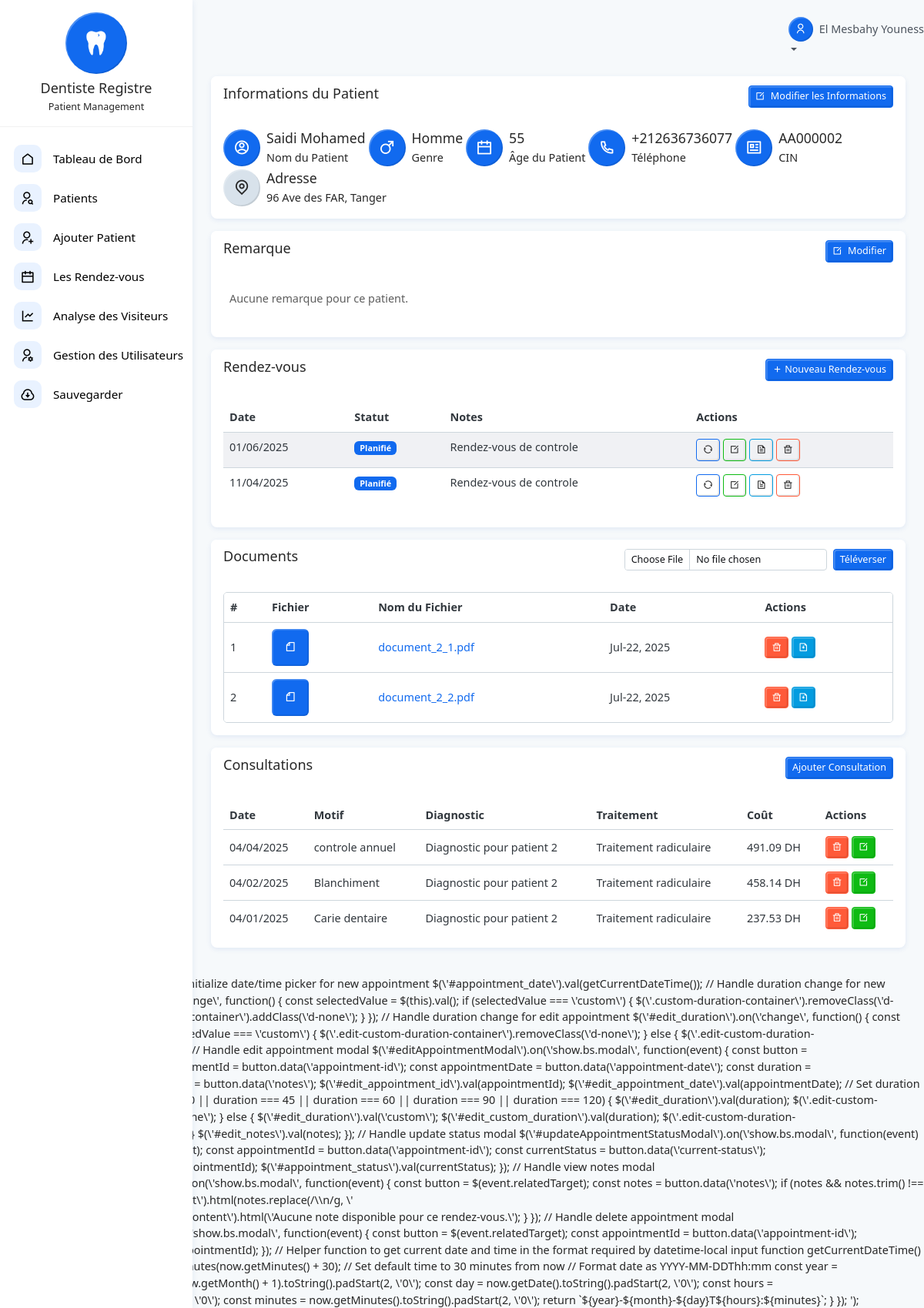
Page /patient-dashboard.php?id=2 (signed in) on the committed database.
### tables this page shows
CREATE TABLE `patients` (
  `id` int(11) NOT NULL,
  `user_id` int(11) DEFAULT NULL,
  `nom` varchar(45) NOT NULL,
  `prenom` varchar(45) NOT NULL,
  `genre` enum('M','F') NOT NULL,
  `cin` varchar(100) NOT NULL COMMENT 'Chiffré',
  `telephone` varchar(20) NOT NULL,
  `date_naissance` date NOT NULL,
  `adresse` text NOT NULL,
  `remarque` text DEFAULT NULL,
  `created_at` datetime DEFAULT current_timestamp()
);

CREATE TABLE `appointments` (
  `id` int(11) NOT NULL AUTO_INCREMENT,
  `patient_id` int(11) NOT NULL,
  `user_id` int(11) NOT NULL,
  `appointment_date` datetime NOT NULL,
  `duration_minutes` int(11) NOT NULL DEFAULT 30,
  `status` enum('scheduled','completed','cancelled','no_show') NOT NULL DEFAULT 'scheduled',
  `notes` text DEFAULT NULL,
  `created_at` datetime DEFAULT current_timestamp(),
  PRIMARY KEY (`id`),
  KEY `patient_id` (`patient_id`),
  KEY `user_id` (`user_id`),
  CONSTRAINT `appointments_ibfk_1` FOREIGN KEY (`patient_id`) REFERENCES `patients` (`id`) ON DELETE CASCADE,
  CONSTRAINT `appointments_ibfk_2` FOREIGN KEY (`user_id`) REFERENCES `users` (`id`) ON DELETE CASCADE
);

CREATE TABLE `patient_documents` (
  `id` int(11) NOT NULL,
  `patient_id` int(11) NOT NULL,
  `file_name` varchar(255) NOT NULL,
  `file_type` varchar(50) NOT NULL,
  `file_path` varchar(255) NOT NULL,
  `uploaded_at` datetime DEFAULT current_timestamp()
);

CREATE TABLE `consultations` (
  `id` int(11) NOT NULL,
  `patient_id` int(11) NOT NULL,
  `date_consultation` datetime NOT NULL,
  `motif` text NOT NULL,
  `diagnostic` text NOT NULL,
  `traitement` text NOT NULL,
  `cout` decimal(10,2) NOT NULL
);

### includes/patient-dashboard/consultations.php (the view, shortened to what the rows shown need)
<div class="row gx-3">
    <div class="col-sm-12">
        <div class="card mb-3">
            <div class="card-body">
                <div class="table-responsive" style="max-height: 300px; overflow-y: auto;">
                    <table class="table align-middle truncate m-0">
                        <thead>
                            <tr>
                                <th>Date</th>
                                <th>Motif</th>
                                <th>Diagnostic</th>
                                <th>Traitement</th>
                                <th>Coût</th>
                                <th>Actions</th>
                            </tr>
                        </thead>
                        <tbody>
                            <?php
                            if (mysqli_num_rows($consultResult) > 0) {
                                while ($consult = mysqli_fetch_assoc($consultResult)) {
                            ?>
                            <tr>
                                <td><?php echo date('d/m/Y', strtotime($consult['date_consultation'])); ?></td>
                                <td><?php echo $consult['motif']; ?></td>
                                <td><?php echo $consult['diagnostic']; ?></td>
                                <td><?php echo $consult['traitement']; ?></td>
                                <td><?php echo number_format($consult['cout'], 2); ?> DH</td>
                                <td>
                                    <div class="d-inline-flex gap-1">
                                        <button class="btn btn-danger btn-sm" data-bs-toggle="modal"
                                            data-bs-target="#deleteConsultationModal" data-consult-id="<?php echo $consult['id']; ?>">
                                            <i class="ri-delete-bin-line"></i>
                                        </button>
                                        <button class="btn btn-success btn-sm" data-bs-toggle="modal"
                                            data-bs-target="#editConsultationModal"
                                            data-consult-id="<?php echo $consult['id']; ?>"
                                            data-date="<?php echo $consult['date_consultation']; ?>"
                                            data-motif="<?php echo htmlspecialchars($consult['motif']); ?>"
                                            data-diagnostic="<?php echo htmlspecialchars($consult['diagnostic']); ?>"
                                            data-traitement="<?php echo htmlspecialchars($consult['traitement']); ?>"
                                            data-cout="<?php echo $consult['cout']; ?>">
                                            <i class="ri-edit-box-line"></i>
                                        </button>
                                    </div>
                                </td>
                            </tr>
                            <?php
                                }
                            } else {
                            ?>
                            <tr>
                                <td colspan="6" class="text-center">Aucune consultation trouvée</td>
                            </tr>
                            <?php } ?>
                        </tbody>
                    </table>
                </div>
            </div>
        </div>
    </div>
</div>

### includes/patient-dashboard/patient-info.php (shortened to what the rows shown need)
<div class="row gx-3">
    <div class="col-sm-12">
        <div class="card mb-3">
            <div class="card-body">
                <div class="d-flex">
                    <div class="d-flex align-items-center flex-wrap gap-1">
                        <div class="d-flex align-items-center">
                            <div>
                                <h4 class="mb-1" style="font-size: 1.1rem;"><?php h($age); ?></h4>
                                <p class="m-0">Âge du Patient</p>
                            </div>
                        </div>
                        <div class="d-flex align-items-center">
                            <div>
                                <h4 class="mb-1" style="font-size: 1.1rem;"><?php echo isset($patient['telephone']) ? $patient['telephone'] : '-'; ?></h4>
                                <p class="m-0">Téléphone</p>
                            </div>
                        </div>
                        <div class="d-flex align-items-center">
                            <div>
                                <h4 class="mb-1" style="font-size: 1.1rem;"><?php echo isset($patient['cin']) ? $patient['cin'] : '-'; ?></h4>
                                <p class="m-0">CIN</p>
                            </div>
                        </div>
                        <div class="d-flex align-items-center">
                            <div>
                                <h4 class="mb-1" style="font-size: 1.1rem;">Adresse</h4>
                                <p class="m-0"><?php echo isset($patient['adresse']) ? $patient['adresse'] : '-'; ?></p>
                            </div>
                        </div>
                    </div>
                </div>
            </div>
        </div>
    </div>
</div>

### includes/utils/error_handler.php (shortened to what the rows shown need)
<?php
function h($text, $echo = true) {
    $sanitized = htmlspecialchars($text ?? '', ENT_QUOTES | ENT_HTML5, 'UTF-8');
    if ($echo) {
        echo $sanitized;
        return;
    }
    return $sanitized;
}
?>

### includes/patient-dashboard/appointments.php (shortened to what the rows shown need)
<div class="row mb-3">
  <div class="col-sm-12">
    <div class="card">
      <div class="card-body">
        <?php
        $appointmentsQuery = "SELECT a.*, u.nom as dentist_nom, u.prenom as dentist_prenom
                              FROM appointments a
                              LEFT JOIN users u ON a.user_id = u.id
                              WHERE a.patient_id = $patient_id
                              ORDER BY a.appointment_date DESC";
        $appointmentsResult = mysqli_query($conn, $appointmentsQuery);
        if (mysqli_num_rows($appointmentsResult) > 0) {
        ?>
        <div class="table-responsive" style="max-height: 300px; overflow-y: auto;">
          <table class="table table-striped">
            <thead>
              <tr>
                <th>Date</th>
                <th>Statut</th>
                <th>Notes</th>
                <th>Actions</th>
              </tr>
            </thead>
            <tbody>
              <?php while ($appointment = mysqli_fetch_assoc($appointmentsResult)) {
                $appointmentDateTime = new DateTime($appointment['appointment_date']);
                $appointmentDate = $appointmentDateTime->format('d/m/Y');
                switch ($appointment['status']) {
                  default:
                    $statusClass = 'bg-primary';
                    $statusText = 'Planifié';
                }
              ?>
              <tr>
                <td><?php echo $appointmentDate; ?></td>
                <td><span class="badge <?php echo $statusClass; ?>"><?php echo $statusText; ?></span></td>
                <td>
                  <?php
                  if (!empty($appointment['notes'])) {
                    $words = explode(' ', $appointment['notes']);
                    if (count($words) > 5) {
                      echo htmlspecialchars(implode(' ', array_slice($words, 0, 5))) . '...';
                    } else {
                      echo htmlspecialchars($appointment['notes']);
                    }
                  } else {
                    echo 'N/A';
                  }
                  ?>
                </td>
                <td>
                  <div class="d-inline-flex gap-1">
                    <button class="btn btn-outline-primary btn-sm update-status-btn" data-bs-toggle="modal"
                      data-bs-target="#updateAppointmentStatusModal" data-appointment-id="<?php echo $appointment['id']; ?>"
                      data-current-status="<?php echo $appointment['status']; ?>">
                      <i class="ri-refresh-line"></i>
                    </button>
                    <?php if ($appointment['status'] === 'scheduled') { ?>
                    <button class="btn btn-outline-success btn-sm edit-appointment-btn" data-bs-toggle="modal"
                      data-bs-target="#editAppointmentModal" data-appointment-id="<?php echo $appointment['id']; ?>"
                      data-appointment-date="<?php echo $appointmentDateTime->format('Y-m-d\TH:i'); ?>"
                      data-duration="<?php echo $appointment['duration_minutes']; ?>"
                      data-notes="<?php echo htmlspecialchars($appointment['notes'] ?? ''); ?>">
                      <i class="ri-edit-box-line"></i>
                    </button>
                    <?php } ?>
                    <button class="btn btn-outline-info btn-sm view-notes-btn" data-bs-toggle="modal"
                      data-bs-target="#viewAppointmentNotesModal" data-notes="<?php echo htmlspecialchars($appointment['notes'] ?? ''); ?>">
                      <i class="ri-file-text-line"></i>
                    </button>
                    <button class="btn btn-outline-danger btn-sm delete-appointment-btn" data-bs-toggle="modal"
                      data-bs-target="#deleteAppointmentModal" data-appointment-id="<?php echo $appointment['id']; ?>">
                      <i class="ri-delete-bin-line"></i>
                    </button>
                  </div>
                </td>
              </tr>
              <?php } ?>
            </tbody>
          </table>
        </div>
        <?php } else { ?>
        <div class="alert alert-info">
          Aucun rendez-vous trouvé pour ce patient.
        </div>
        <?php } ?>
      </div>
    </div>
  </div>
</div>

### includes/patient-dashboard/documents.php (shortened to what the rows shown need)
<div class="row gx-3">
    <div class="col-sm-12">
        <div class="card mb-3">
            <div class="card-body">
                <div class="table-outer">
                    <div class="table-responsive" style="max-height: 300px; overflow-y: auto;">
                        <table class="table align-middle truncate m-0">
                            <thead>
                                <tr>
                                    <th>#</th>
                                    <th>Fichier</th>
                                    <th>Nom du Fichier</th>
                                    <th>Date</th>
                                    <th>Actions</th>
                                </tr>
                            </thead>
                            <tbody>
                                <?php
                                if (mysqli_num_rows($docsResult) > 0) {
                                    $count = 1;
                                    while ($doc = mysqli_fetch_assoc($docsResult)) {
                                        $icon = 'ri-file-line';
                                ?>
                                <tr>
                                    <td><?php h($count++); ?></td>
                                    <td>
                                        <div class="icon-box md bg-primary rounded-2">
                                            <i class="<?php echo $icon; ?>"></i>
                                        </div>
                                    </td>
                                    <td>
                                        <a href="<?php h($doc['file_path']); ?>" class="link-primary text-truncate" target="_blank">
                                        </a>
                                    </td>
                                    <td><?php h(date('M-d, Y', strtotime($doc['uploaded_at']))); ?></td>
                                    <td>
                                        <div class="d-inline-flex gap-1">
                                            <button class="btn btn-danger btn-sm" data-bs-toggle="modal"
                                                data-bs-target="#delRow" data-doc-id="<?php echo $doc['id']; ?>">
                                                <i class="ri-delete-bin-line"></i>
                                            </button>
                                            <a href="<?php echo $doc['file_path']; ?>" download class="btn btn-info btn-sm" data-bs-toggle="tooltip"
                                                data-bs-placement="top" data-bs-title="Télécharger le Document">
                                                <i class="ri-file-download-line"></i>
                                            </a>
                                        </div>
                                    </td>
                                </tr>
                                <?php
                                    }
                                } else {
                                ?>
                                <tr>
                                    <td colspan="5" class="text-center">Aucun document trouvé pour ce patient</td>
                                </tr>
                                <?php } ?>
                            </tbody>
                        </table>
                    </div>
                </div>
            </div>
        </div>
    </div>
</div>

### rows in the picture
patients: date_naissance "55", telephone "+212636736077", cin "AA000002", adresse "96 Ave des FAR, Tanger"
appointments: appointment_date "01/06/2025", status "Planifié", notes "Rendez-vous de controle"
appointments: appointment_date "11/04/2025", status "Planifié", notes "Rendez-vous de controle"
patient_documents: sanitized "1 document_2_1.pdf Jul-22, 2025"
patient_documents: sanitized "2 document_2_2.pdf Jul-22, 2025"
consultations: date_consultation "04/04/2025", motif "controle annuel", diagnostic "Diagnostic pour patient 2", traitement "Traitement radiculaire", cout "491.09"
consultations: date_consultation "04/02/2025", motif "Blanchiment", diagnostic "Diagnostic pour patient 2", traitement "Traitement radiculaire", cout "458.14"
consultations: date_consultation "04/01/2025", motif "Carie dentaire", diagnostic "Diagnostic pour patient 2", traitement "Traitement radiculaire", cout "237.53"

### other values in the picture
$_SESSION['user_prenom'] . ' ' . $_SESSION['user_nom'] "El Mesbahy Youness"
$sanitized "Saidi Mohamed Homme"
